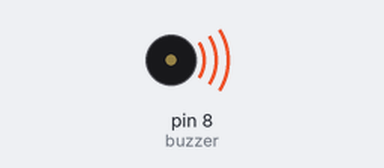
Bench run of a sketch on a simulated Arduino Uno, built with avr-gcc and run on an emulated ATmega328P. Parts: buzzer (waves = sounding, pin HIGH).

Above: at 0.1 s.
At 1.1 s:
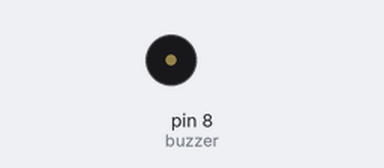
Timing chart, 0 to 2.6 s (numbered marks = the images above):
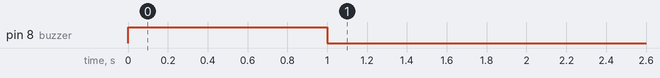

The sketch:

4_buzzer.ino
```cpp
/* Arduino tutorial - Passive Buzzer Module
   More info and circuit: http://www.ardumotive.com
   Dev: Giannis Vasilakis // Date: 12/11/2017  */

int buzzer = 8 ;
void setup ()
{
  pinMode (buzzer, OUTPUT) ;
  digitalWrite (buzzer, HIGH) ; //no tone
  delay (1000) ;
  digitalWrite (buzzer, LOW) ;
}

void loop ()
{

}
```
